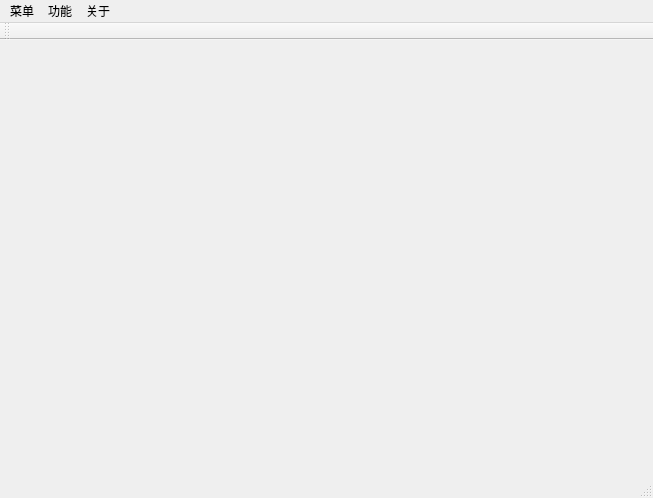
<?xml version="1.0" encoding="UTF-8"?>
<ui version="4.0">
 <class>MainWindow</class>
 <widget class="QMainWindow" name="MainWindow">
  <property name="geometry">
   <rect>
    <x>0</x>
    <y>0</y>
    <width>653</width>
    <height>498</height>
   </rect>
  </property>
  <property name="windowTitle">
   <string>MainWindow</string>
  </property>
  <widget class="QWidget" name="centralWidget"/>
  <widget class="QMenuBar" name="menuBar">
   <property name="geometry">
    <rect>
     <x>0</x>
     <y>0</y>
     <width>653</width>
     <height>23</height>
    </rect>
   </property>
   <widget class="QMenu" name="menu">
    <property name="title">
     <string>菜单</string>
    </property>
   </widget>
   <widget class="QMenu" name="menu_2">
    <property name="title">
     <string>功能</string>
    </property>
   </widget>
   <widget class="QMenu" name="menu_3">
    <property name="title">
     <string>关于</string>
    </property>
    <addaction name="ac_version"/>
   </widget>
   <addaction name="menu"/>
   <addaction name="menu_2"/>
   <addaction name="menu_3"/>
  </widget>
  <widget class="QToolBar" name="mainToolBar">
   <attribute name="toolBarArea">
    <enum>TopToolBarArea</enum>
   </attribute>
   <attribute name="toolBarBreak">
    <bool>false</bool>
   </attribute>
  </widget>
  <widget class="QStatusBar" name="statusBar"/>
  <action name="ac_version">
   <property name="text">
    <string>版本</string>
   </property>
   <property name="shortcut">
    <string>Alt+A</string>
   </property>
  </action>
 </widget>
 <layoutdefault spacing="6" margin="11"/>
 <resources/>
 <connections/>
</ui>
